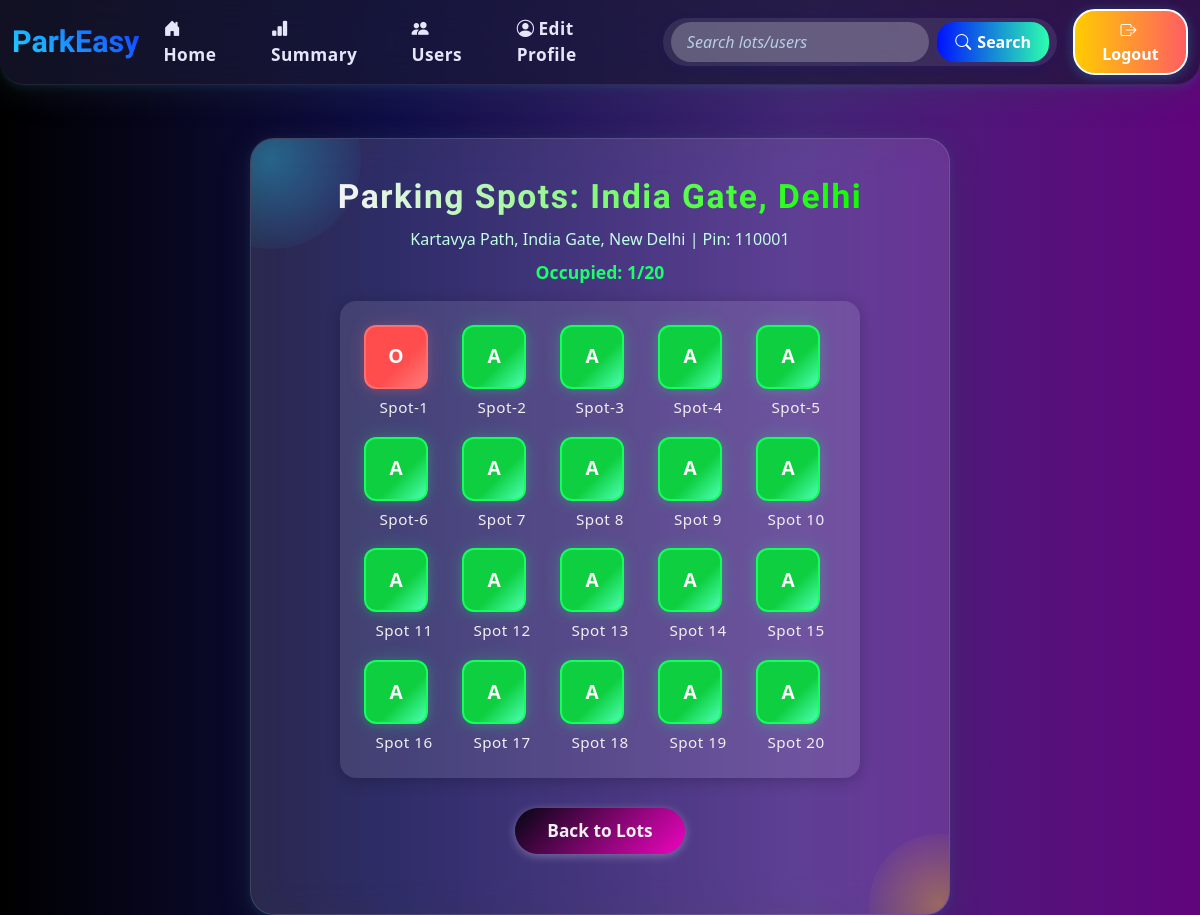
Page /admin/spots/1 (signed in) on the committed database.
### models.py (models this page shows)
class ParkingLot(db.Model):
    __tablename__ = 'parking_lots'
    id = db.Column(db.Integer, primary_key=True)
    prime_location_name = db.Column(db.String(100), nullable=False)
    price_per_hour = db.Column(db.Float, nullable=False)
    address = db.Column(db.String(200), nullable=False)
    pin_code = db.Column(db.String(6), nullable=False)
    max_spots = db.Column(db.Integer, nullable=False)
    description = db.Column(db.Text, nullable=True)  # Optional
    spots = db.relationship('ParkingSpot', backref='lot', lazy=True, cascade='all, delete-orphan')

class ParkingSpot(db.Model):
    __tablename__ = 'parking_spots'
    id = db.Column(db.Integer, primary_key=True)
    lot_id = db.Column(db.Integer, db.ForeignKey('parking_lots.id'), nullable=False)
    status = db.Column(db.String(1), nullable=False, default='A')  # A=Available, O=Occupied
    spot_label = db.Column(db.String(20), nullable=True)
    reservation = db.relationship('Reservation', backref='spot', uselist=False, cascade='all, delete-orphan')

### app.py (the view)
@app.route('/admin/spots/<int:lot_id>')
def view_spots(lot_id):
    if session.get('role') != 'admin':
        flash("Unauthorized access!", "warning")
        return redirect(url_for('login'))
    lot = ParkingLot.query.get_or_404(lot_id)
    spots = ParkingSpot.query.filter_by(lot_id=lot_id).all()
    return render_template('admin/view_spots.html', lot=lot, spots=spots)

### templates/admin/view_spots.html (shortened to what this page needs)
{% extends 'admin/layout.html' %}
{% block content %}
<div class="spots-card">
    <div class="header">
        <h2>Parking Spots: {{ lot.prime_location_name }}</h2>
        <div class="sub-info">{{ lot.address }} | Pin: {{ lot.pin_code }}</div>
        <div class="occupied-count">
            Occupied: {{ spots|selectattr('status', 'equalto', 'O')|list|length }}/{{ spots|length }}
        </div>
    </div>
    <div class="spots-grid">
    {% for spot in spots %}
        <div class="spot-container">
            <div class="spot-box {{ 'available' if spot.status == 'A' else 'occupied' }}">
                {{ spot.status }}
            </div>
            <div class="spot-label">{{ spot.spot_label }}</div>
        </div>
    {% endfor %}
    </div>
    <div class="back-button">
        <a href="{{ url_for('manage_lots') }}" class="btn-custom">Back to Lots</a>
    </div>
</div>
{% endblock %}

### templates/admin/layout.html (style rules this page uses)
body { margin: 0; padding-top: 90px; font-family: 'Segoe UI', Tahoma, Geneva, Verdana, sans-serif; background: linear-gradient(to right, #000000, #0c0a4e, #34215f, #94476b); color: #f8f9fa; min-height: 100vh; }

### templates/admin/view_spots.html (style rules this page uses)
body { background: linear-gradient(to right, #000000, #110f49, #432677, #61047d); color: #f5f5f5; min-height: 100vh; }
.spots-card { max-width: 700px; margin: 48px auto 0 auto; padding: 38px 34px 30px 34px; background: rgba(255,255,255,0.13); border-radius: 24px; box-shadow: 0 8px 32px 0 rgba(44, 62, 80, 0.27), 0 2px 8px 0 rgba(30,221,255,0.12); backdrop-filter: blur(18px) saturate(120%); -webkit-backdrop-filter: blur(18px) saturate(120%); border: 1.5px solid rgba(255,255,255,0.12); color: #fff; position: relative; overflow: hidden; }
.spots-card::before, .spots-card::after { content: ""; position: absolute; border-radius: 50%; z-index: 0; }
.spots-card::before { top: -70px; left: -70px; width: 180px; height: 180px; background: radial-gradient(circle, #1eddff55 0%, transparent 80%); }
.spots-card::after { bottom: -60px; right: -60px; width: 140px; height: 140px; background: radial-gradient(circle, #ffcc0055 0%, transparent 80%); }
.header h2 { font-family: 'Orbitron', sans-serif; font-size: 2.1rem; font-weight: 700; letter-spacing: 1.5px; background: linear-gradient(90deg, #f3f3f3 10%, #11ff00 90%); -webkit-background-clip: text; -webkit-text-fill-color: transparent; margin-bottom: 10px; text-align: center; position: relative; z-index: 2; }
.sub-info { text-align: center; color: #c2ffe7; font-size: 1rem; margin-bottom: 8px; z-index: 2; position: relative; }
.occupied-count { text-align: center; color: #1aff6a; font-size: 1.1rem; font-weight: bold; margin-bottom: 15px; z-index: 2; position: relative; }
.spots-grid { display: grid; grid-template-columns: repeat(auto-fit, minmax(70px, 1fr)); gap: 18px; max-width: 520px; margin: 0 auto 30px auto; padding: 24px; background: rgba(255, 255, 255, 0.10); border-radius: 16px; box-shadow: 0px 3px 15px rgba(0, 0, 0, 0.22); position: relative; z-index: 2; }
.spot-container { text-align: center; }
.spot-box { width: 64px; height: 64px; border-radius: 12px; font-weight: bold; font-size: 1.2rem; display: flex; align-items: center; justify-content: center; color: #fff; border: 2.5px solid #ccc; box-shadow: 0 2px 12px rgba(0,0,0,0.18); transition: transform 0.2s, box-shadow 0.3s, border-color 0.3s; cursor: pointer; position: relative; z-index: 2; }
.available { background: linear-gradient(135deg, #0dcf3f 60%, #4cffb3 100%); border-color: #14ff5c; box-shadow: 0 0 18px 0 #2aff8e33, 0 2px 8px #14ff5c22; }
.occupied { background: linear-gradient(135deg, #ff4d4d 60%, #ff7b7b 100%); border-color: #ff6f6f; box-shadow: 0 0 18px 0 #ff7b7b33, 0 2px 8px #ff6f6f22; }
.spot-label { margin-top: 7px; font-size: 0.95rem; color: #f0f0f0; letter-spacing: 0.5px; font-weight: 500; }
.back-button { text-align: center; z-index: 2; position: relative; }
.btn-custom { padding: 10px 32px; font-size: 1.08rem; font-weight: bold; border-radius: 50px; background: linear-gradient(135deg, #030612, #ef05c0); color: rgb(240, 240, 243); border: none; cursor: pointer; transition: all 0.3s ease-in-out; box-shadow: 0px 2px 10px rgba(255, 255, 255, 0.3); text-decoration: none; display: inline-block; margin-bottom: 30px; }

### rows in the picture
ParkingLot: prime_location_name "India Gate, Delhi", address "Kartavya Path, India Gate, New Delhi", pin_code "110001"
ParkingSpot: status "O", spot_label "Spot-1"
ParkingSpot: status "A", spot_label "Spot-2"
ParkingSpot: status "A", spot_label "Spot-3"
ParkingSpot: status "A", spot_label "Spot-4"
ParkingSpot: status "A", spot_label "Spot-5"
ParkingSpot: status "A", spot_label "Spot-6"
ParkingSpot: status "A", spot_label "Spot 7"
ParkingSpot: status "A", spot_label "Spot 8"
ParkingSpot: status "A", spot_label "Spot 9"
ParkingSpot: status "A", spot_label "Spot 10"
ParkingSpot: status "A", spot_label "Spot 11"
ParkingSpot: status "A", spot_label "Spot 12"
ParkingSpot: status "A", spot_label "Spot 13"
ParkingSpot: status "A", spot_label "Spot 14"
ParkingSpot: status "A", spot_label "Spot 15"
ParkingSpot: status "A", spot_label "Spot 16"
ParkingSpot: status "A", spot_label "Spot 17"
ParkingSpot: status "A", spot_label "Spot 18"
ParkingSpot: status "A", spot_label "Spot 19"
ParkingSpot: status "A", spot_label "Spot 20"

### other values in the picture
{{ spots|selectattr('status', 'equalto', 'O')|list|length }} "1"
{{ spots|length }} "20"
